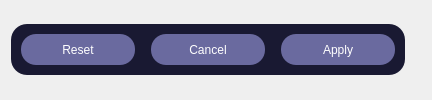
                  <widget class="QFrame" name="horizontalFrame">
                   <layout class="QHBoxLayout" name="horizontalLayout_8">
                    <item alignment="Qt::AlignRight|Qt::AlignVCenter">
                     <widget class="QWidget" name="Connection_Widget_2" native="true">
                      <property name="maximumSize">
                       <size>
                        <width>481</width>
                        <height>16777215</height>
                       </size>
                      </property>
                      <property name="styleSheet">
                       <string notr="true">background-color: rgb(25, 25, 50);
border-radius: 16px;</string>
                      </property>
                      <layout class="QVBoxLayout" name="verticalLayout_45">
                       <property name="spacing">
                        <number>0</number>
                       </property>
                       <property name="leftMargin">
                        <number>10</number>
                       </property>
                       <property name="topMargin">
                        <number>10</number>
                       </property>
                       <property name="rightMargin">
                        <number>10</number>
                       </property>
                       <property name="bottomMargin">
                        <number>10</number>
                       </property>
                       <item>
                        <layout class="QHBoxLayout" name="horizontalLayout_26">
                         <property name="spacing">
                          <number>16</number>
                         </property>
                         <item>
                          <widget class="QPushButton" name="settings_ResetButton">
                           <property name="styleSheet">
                            <string notr="true"> QPushButton {
	border-radius: 15px;
	background-color:rgb(106, 106, 159);
	font: 10pt  'Open Sans'; 
	color: white;
	min-height: 31px;
	min-width: 114px;
 }

 QPushButton:pressed {
	background-color: rgb(255, 255, 255);
	color: black;
	font: 10pt  'Open Sans'; 
	min-height: 31px;
	min-width: 114px;
 }</string>
                           </property>
                           <property name="text">
                            <string>Reset</string>
                           </property>
                          </widget>
                         </item>
                         <item>
                          <widget class="QPushButton" name="settings_CancelButton">
                           <property name="styleSheet">
                            <string notr="true"> QPushButton {
	border-radius: 15px;
	background-color:rgb(106, 106, 159);
	font: 10pt  'Open Sans'; 
	color: white;
	min-height: 31px;
	min-width: 114px;
 }

 QPushButton:pressed {
	background-color: rgb(255, 255, 255);
	color: black;
	font: 10pt  'Open Sans'; 
	min-height: 31px;
	min-width: 114px;
 }</string>
                           </property>
                           <property name="text">
                            <string>Cancel</string>
                           </property>
                          </widget>
                         </item>
                         <item>
                          <widget class="QPushButton" name="settings_ApplyButton">
                           <property name="styleSheet">
                            <string notr="true"> QPushButton {
	border-radius: 15px;
	background-color:rgb(106, 106, 159);
	font: 10pt  'Open Sans'; 
	color: white;
	min-height: 31px;
	min-width: 114px;
 }

 QPushButton:pressed {
	background-color: rgb(255, 255, 255);
	color: black;
	font: 10pt  'Open Sans'; 
	min-height: 31px;
	min-width: 114px;
 }
</string>
                           </property>
                           <property name="text">
                            <string>Apply</string>
                           </property>
                          </widget>
                         </item>
                        </layout>
                       </item>
                      </layout>
                     </widget>
                    </item>
                    <item>
                     <spacer name="horizontalSpacer_7">
                      <property name="orientation">
                       <enum>Qt::Horizontal</enum>
                      </property>
                      <property name="sizeType">
                       <enum>QSizePolicy::Fixed</enum>
                      </property>
                      <property name="sizeHint" stdset="0">
                       <size>
                        <width>16</width>
                        <height>16</height>
                       </size>
                      </property>
                     </spacer>
                    </item>
                   </layout>
                  </widget>
